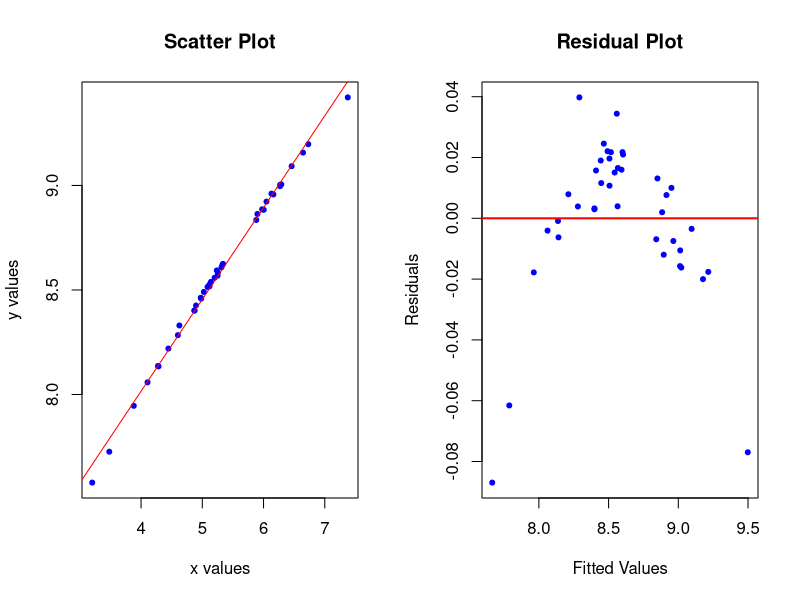
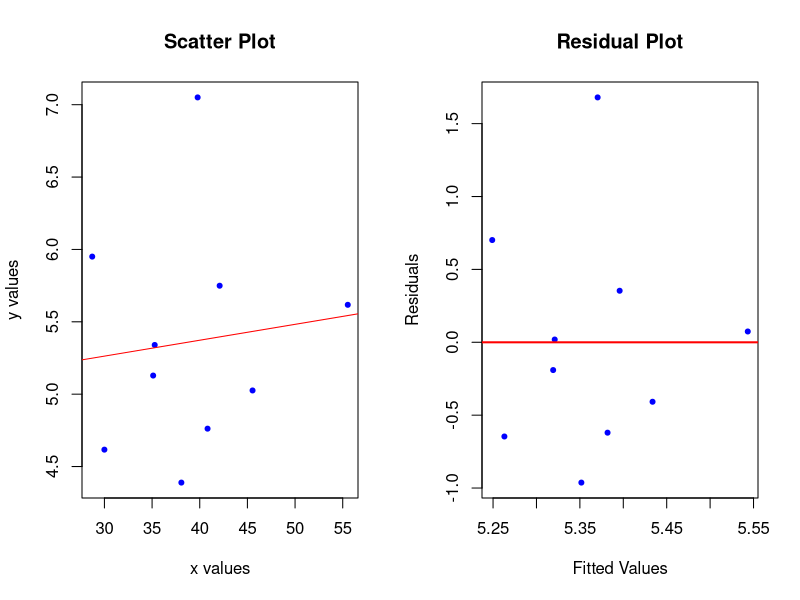

R code for these plots, in order:
# Set sample size

sample_size = 40

# Generate normally distributed x values

x <- rnorm(n=sample_size,
           mean=5,
           sd=1
)

# Generate normally distributed errors

e <- rnorm(n=sample_size,
           mean=0,
           sd=0.01
)

# Specify alpha and beta

alpha = 4
beta = 2

# Generate y values using model Y = alpha + beta*x + e

y <- alpha + beta * (x ** 0.5) + e

# Create a data frame

data <- data.frame(x, y)

# Fit a linear model
model <- lm(y ~ x, data = data)

# Set up display for two plots

par(mfrow=c(1,2))

# plot with a line of best fit

plot(data,
     pch=20,
     col="blue",
     main="Scatter Plot",
     xlab="x values",
     ylab="y values")
abline(lm(y~x), col="red")

# Create a residual plot

plot(
  fitted(model), resid(model),
  main = "Residual Plot",
  xlab = "Fitted Values",
  ylab = "Residuals",
  pch = 20, col = "blue"
)
abline(h = 0, col = "red", lwd = 2)

print(data)

linear_model_residual_plot <- function(samplesize="random",
                                       alpha="random",
                                       beta="random",
                                       sigmas=TRUE,
                                       squares=FALSE,
                                       values=FALSE,
                                       Rsq=FALSE,
                                       r=FALSE,
                                       line=FALSE){
  if (!is.numeric(samplesize)){samplesize<-sample(c(8:20),size=1)}
  if (!is.numeric(alpha)){alpha<-runif(1,min=-2,max=2)}
  if (!is.numeric(beta)){beta<-runif(1,min=-2,max=2)}
  x <- rnorm(n=samplesize,
             mean=runif(1,min=0,max=100),
             sd=runif(1,min=1,max=10)
  )
  e <- rnorm(n=samplesize,
             mean=0,
             sd=runif(1,min=0.1,max=3)
  )
  y <- alpha + beta * (x ** 0.5) + e
  data <- data.frame(x, y)
  model <- lm(y ~ x, data = data)
  par(mfrow=c(1,2))
  plot(data,
       pch=20,
       col="blue",
       main="Scatter Plot",
       xlab="x values",
       ylab="y values")
  abline(lm(y~x), col="red")
  plot(
    fitted(model), resid(model),
    main = "Residual Plot",
    xlab = "Fitted Values",
    ylab = "Residuals",
    pch = 20, col = "blue"
  )
  abline(h = 0, col = "red", lwd = 2)
  print(data)
}

samplesize<-10
x <- rnorm(n=samplesize,
           mean=runif(1,min=0,max=100),
           sd=runif(1,min=1,max=10)
)
e <- rnorm(n=samplesize,
           mean=0,
           sd=runif(1,min=0.1,max=3)
)
alpha=runif(1,min=0,max=20)
beta=runif(1,min=-2,max=2)
y <- alpha + beta * x + e
data <- data.frame(x, y)
model <- lm(y ~ x, data = data)
par(mfrow=c(1,2))
plot(data,
     pch=20,
     col="blue",
     main="Scatter Plot",
     xlab="x values",
     ylab="y values")
abline(lm(y~x), col="red")
plot(
  fitted(model), resid(model),
  main = "Residual Plot",
  xlab = "Fitted Values",
  ylab = "Residuals",
  pch = 20, col = "blue"
)
abline(h = 0, col = "red", lwd = 2)
print(data)
